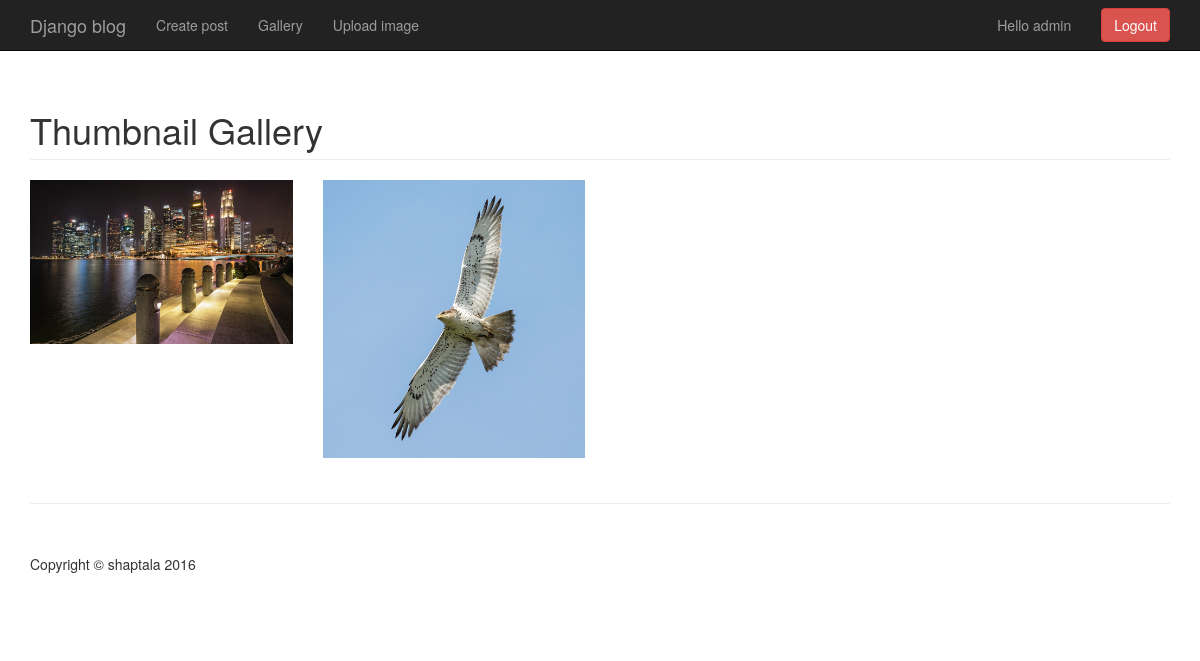
Before: /gallery/ (signed in) with the older database file.
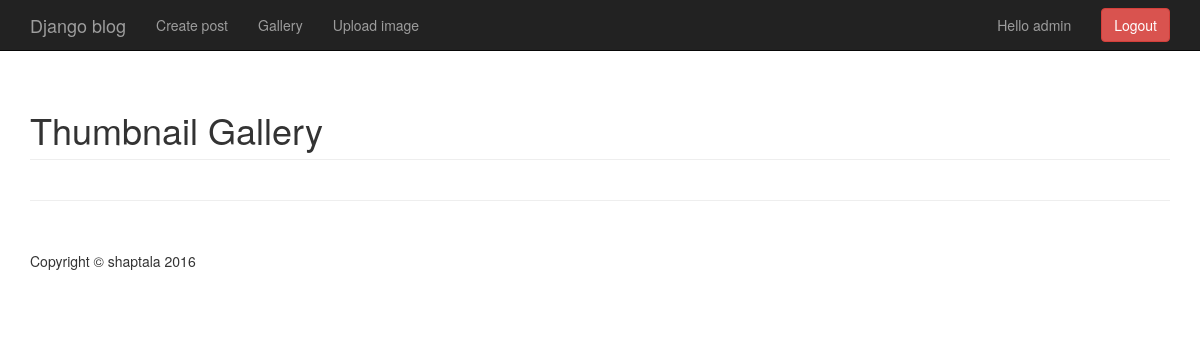
After: the same page with the newer database file.
### gallery/models.py (models this page shows, shortened)
class Photo(models.Model):
    image = models.ImageField(upload_to="photos")
    description = models.CharField(max_length=50)

### gallery/views.py (the view)
# urls.py: url(r'^gallery/', include("gallery.urls")),
def gallery(request):
    photos = Photo.objects.all()
    return render(request, "gallery/index.html", {"photos": photos})

### templates/gallery/index.html (shortened to what this page needs)
{% extends "base.html" %}
{% load static %}
{% load thumbnail %}
{% block header %}
    <link rel="stylesheet" href="{% static "css/gallery.css" %}">
{% endblock %}
{% block content %}
    <ul class="row">
        <div class="col-lg-12">
            <h1 class="page-header">Thumbnail Gallery</h1>
        </div>
        {% for img in photos %}
            <li class="col-lg-3 col-md-4 col-xs-6 thumb">
                    <img class="img-responsive"
                         data-src="{{ img.image.url }}"
                         src="{% thumbnail img.image 400x300 %}"
                         alt="{{ img.description }}"
                         title="{{ img.description }}"/>
            </li>
        {% endfor %}
    </ul>
{% endblock %}

Changed rows visible on the page:
removed Photo: image (picture)
removed Photo: image (picture)
